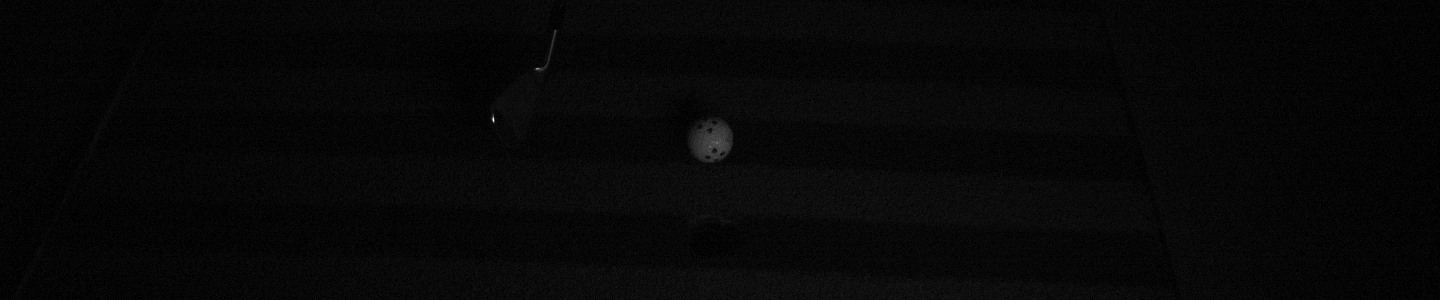
#> input picture shot-image/7iron/marker_ball/Gamma_1_11.bmp, 1440 x 300 px
$ python -i enhanced_image_analyzer_with_excel.py   (imports and definitions only)
#> lines starting #> are read from the running program, lines starting #| are printed output that depends on the picture
#> further down, picture is the input picture: shape (300, 1440, 3); min 0, max 253, mean 7.1
"""
Enhanced Image Analyzer with Excel Report Generation
Analyzes golf ball images frame by frame and generates detailed Excel reports with embedded images
"""

import cv2
import numpy as np
import pandas as pd
from pathlib import Path
import json
from datetime import datetime
from openpyxl import Workbook
from openpyxl.drawing.image import Image as XLImage
from openpyxl.styles import Alignment, Font, PatternFill, Border, Side
from openpyxl.utils.dataframe import dataframe_to_rows
from PIL import Image, ImageEnhance
import io
import matplotlib.pyplot as plt
from typing import Dict, List, Tuple, Optional
import warnings
# [1 line not run here, left out]

class EnhancedImageAnalyzer:
    """Enhanced image analyzer with multiple detection methods and Excel reporting"""

    def __init__(self, base_path: str = "C:/src/GolfSwingAnalysis_Final_ver8"):
        self.base_path = Path(base_path)
        self.results_dir = self.base_path / "analysis_results"
        self.results_dir.mkdir(exist_ok=True)

        # Detection parameters optimized for golf balls
        self.params = {
            'motion_threshold': 15,
            'min_area': 50,
            'max_area': 5000,
            'circularity_threshold': 0.5,
            'dp': 1.2,
            'minDist': 30,
            'param1': 50,
            'param2': 30,
            'minRadius': 5,
            'maxRadius': 50
        }

    def enhance_image(self, img: np.ndarray) -> Dict[str, np.ndarray]:
        """Apply multiple enhancement techniques to improve ball detection"""
        enhanced = {}

        # Convert to PIL for enhancement
        pil_img = Image.fromarray(cv2.cvtColor(img, cv2.COLOR_BGR2RGB))

        # 1. Brightness enhancement
        brightness_enhancer = ImageEnhance.Brightness(pil_img)
        bright_img = brightness_enhancer.enhance(2.0)
        enhanced['brightness'] = cv2.cvtColor(np.array(bright_img), cv2.COLOR_RGB2BGR)

        # 2. Contrast enhancement
        contrast_enhancer = ImageEnhance.Contrast(pil_img)
        contrast_img = contrast_enhancer.enhance(2.5)
        enhanced['contrast'] = cv2.cvtColor(np.array(contrast_img), cv2.COLOR_RGB2BGR)

        # 3. Gamma correction
        gamma = 2.0
        inv_gamma = 1.0 / gamma
        table = np.array([((i / 255.0) ** inv_gamma) * 255 for i in np.arange(0, 256)]).astype("uint8")
        enhanced['gamma'] = cv2.LUT(img, table)

        # 4. CLAHE (Contrast Limited Adaptive Histogram Equalization)
        gray = cv2.cvtColor(img, cv2.COLOR_BGR2GRAY)
        clahe = cv2.createCLAHE(clipLimit=3.0, tileGridSize=(8,8))
        clahe_img = clahe.apply(gray)
        enhanced['clahe'] = cv2.cvtColor(clahe_img, cv2.COLOR_GRAY2BGR)

        # 5. Adaptive threshold
        adaptive = cv2.adaptiveThreshold(gray, 255, cv2.ADAPTIVE_THRESH_GAUSSIAN_C,
                                       cv2.THRESH_BINARY, 11, 2)
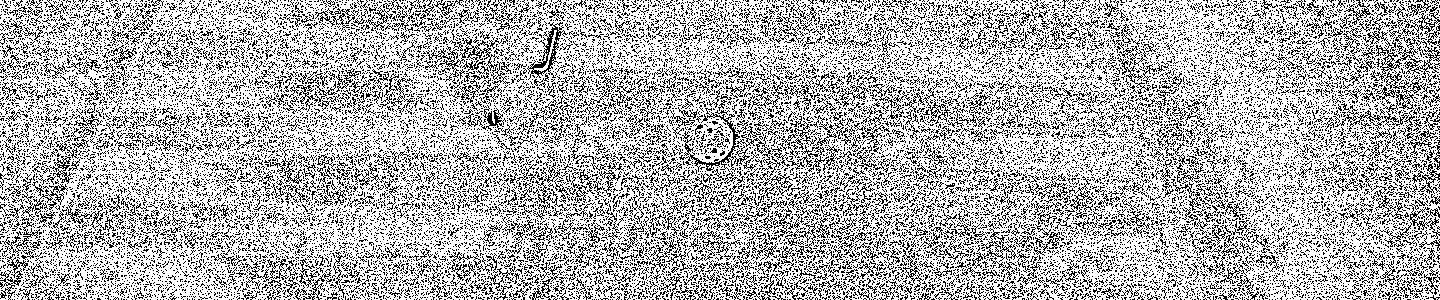
#> adaptive: shape (300, 1440); 70.8% white; black in thin lines or dots
        enhanced['adaptive'] = cv2.cvtColor(adaptive, cv2.COLOR_GRAY2BGR)

        return enhanced

    # [419 lines left out: functions detect_ball_motion, detect_ball_hough, detect_ball_contours, calculate_ball_properties, draw_detection, analyze_folder and 2 more, not called in this run]

# [2 lines not run here, left out]

>>> import cv2
>>> picture = cv2.imread('shot-image/7iron/marker_ball/Gamma_1_11.bmp')
>>> result = EnhancedImageAnalyzer().enhance_image(picture)
#> result = 5 items

$ run again, on shot-image/7iron/no_marker_ball-2/Gamma_1_12.bmp
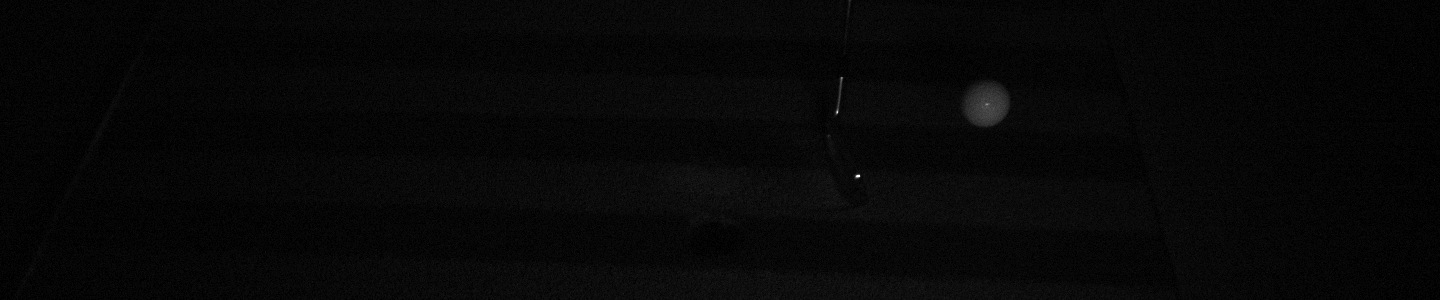
#> input picture shot-image/7iron/no_marker_ball-2/Gamma_1_12.bmp, 1440 x 300 px
#> picture is the input picture: shape (300, 1440, 3); min 0, max 253, mean 7.2
#> in enhance_image, `adaptive = cv2.adaptiveThreshold(gray, 255, cv2.ADAPTIVE_THRESH_GAUSSI..`:
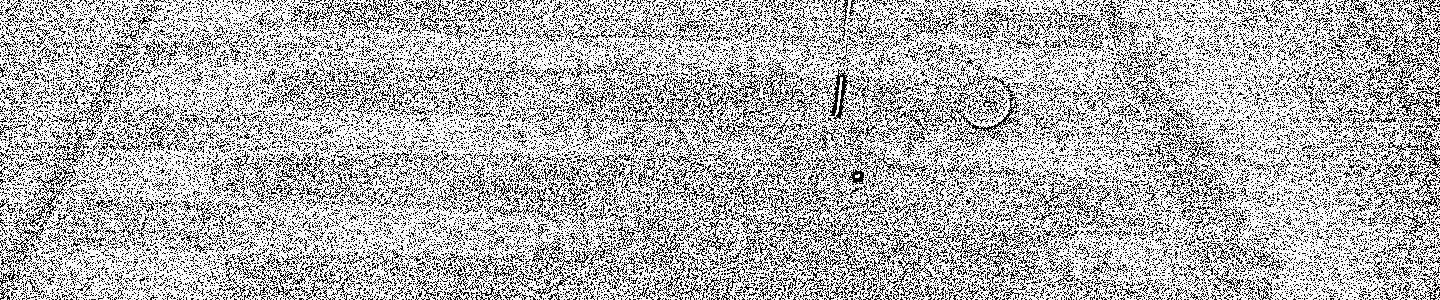
#> adaptive: shape (300, 1440); 71.1% white; black in thin lines or dots
#> result = 5 items

$ run again, on shot-image/7번 아이언/로고, 마커없는 볼-1/2_4.bmp
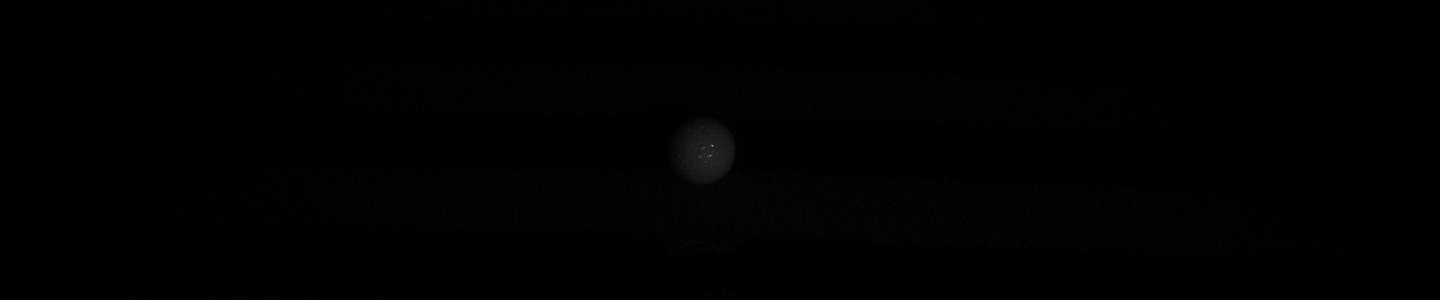
#> input picture shot-image/7번 아이언/로고, 마커없는 볼-1/2_4.bmp, 1440 x 300 px
#> picture is the input picture: shape (300, 1440, 3); min 0, max 160, mean 1.7
#> in enhance_image, `adaptive = cv2.adaptiveThreshold(gray, 255, cv2.ADAPTIVE_THRESH_GAUSSI..`:
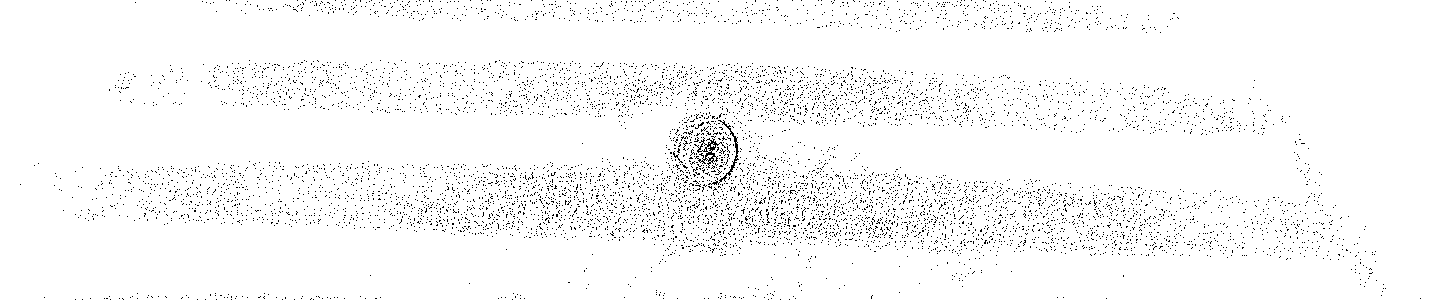
#> adaptive: shape (300, 1440); 97.3% white; black in thin lines or dots
#> result = 5 items

$ run again, on shot-image/7번 아이언/로고, 마커없는 볼-1/Gamma_2_23.bmp
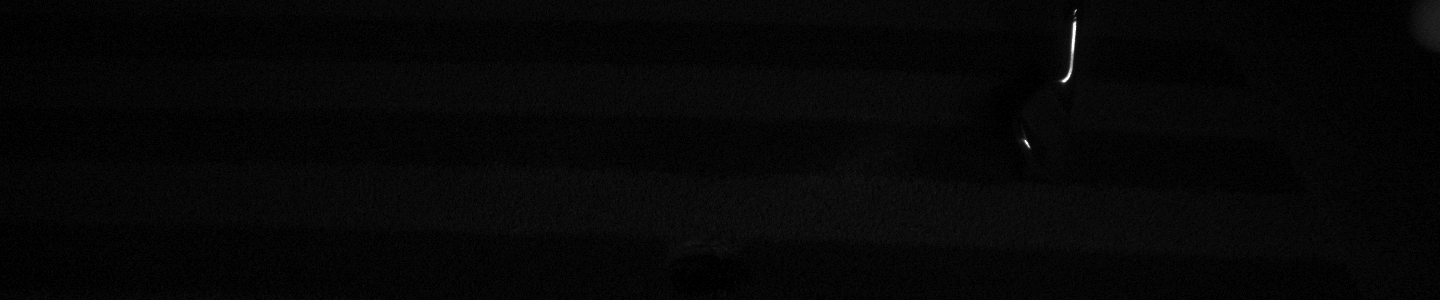
#> input picture shot-image/7번 아이언/로고, 마커없는 볼-1/Gamma_2_23.bmp, 1440 x 300 px
#> picture is the input picture: shape (300, 1440, 3); min 0, max 253, mean 6.3
#> in enhance_image, `adaptive = cv2.adaptiveThreshold(gray, 255, cv2.ADAPTIVE_THRESH_GAUSSI..`:
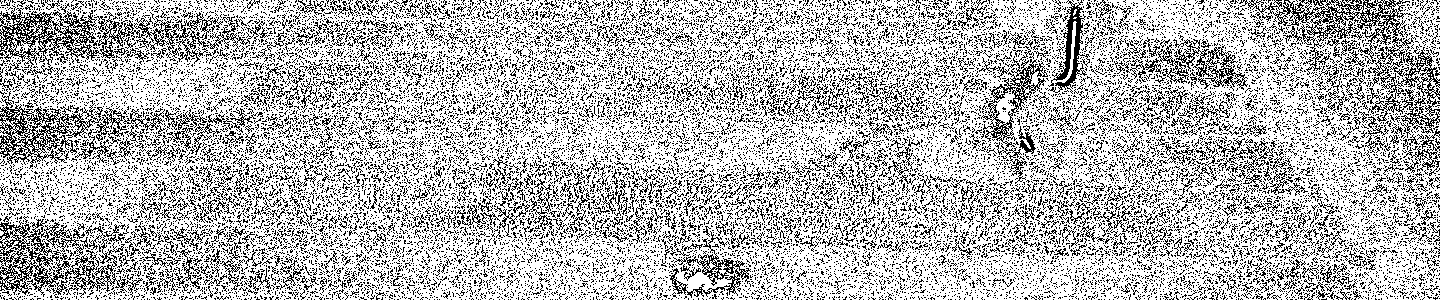
#> adaptive: shape (300, 1440); 72.1% white; black in thin lines or dots
#> result = 5 items
